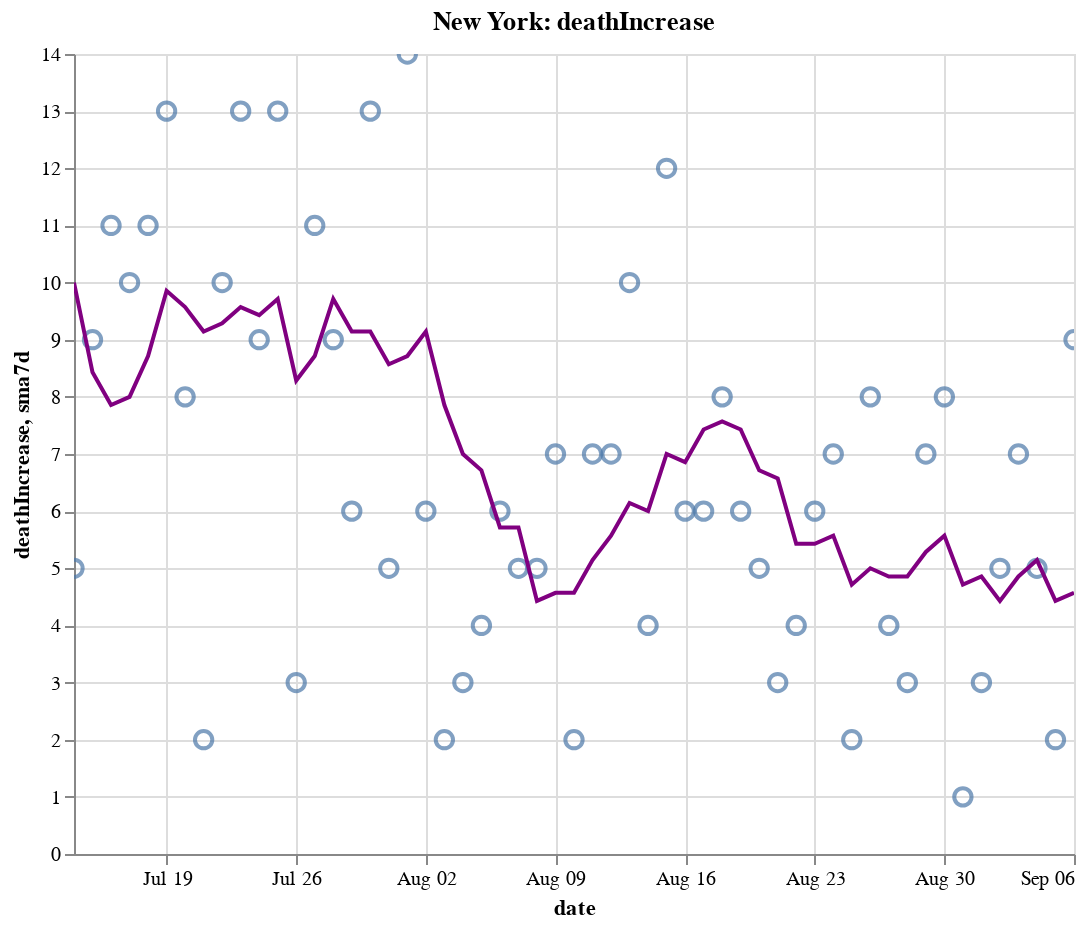

The code cell stored with this chart in its notebook:
### Code cell
create_plot(ny, 'deathIncrease')

### Figure 1 — Vega-Lite specification as saved in the notebook (floating-point values rounded to 4 significant figures)
{"config": {"view": {"continuousWidth": 400, "continuousHeight": 300}}, "layer": [{"layer": [{"mark": {"type": "point", "size": 75}, "encoding": {"tooltip": [{"type": "temporal", "field": "date"}, {"type": "quantitative", "field": "deathIncrease"}, {"type": "quantitative", "field": "sma7d"}], "x": {"type": "temporal", "field": "date"}, "y": {"type": "quantitative", "field": "deathIncrease"}}, "selection": {"selector012": {"type": "interval", "bind": "scales", "encodings": ["x", "y"]}}}, {"mark": {"type": "line", "color": "purple"}, "encoding": {"x": {"type": "temporal", "field": "date"}, "y": {"type": "quantitative", "field": "sma7d"}}}]}, {"mark": {"type": "rule", "color": "#aaa"}, "encoding": {"x": {"type": "temporal", "field": "date"}}, "transform": [{"filter": {"selection": "selector011"}}]}, {"mark": "circle", "encoding": {"opacity": {"condition": {"value": 1, "selection": "selector011"}, "value": 0}, "tooltip": [{"type": "temporal", "field": "date"}, {"type": "quantitative", "field": "deathIncrease"}, {"type": "quantitative", "field": "sma7d"}], "x": {"type": "temporal", "field": "date"}, "y": {"type": "quantitative", "field": "deathIncrease"}}, "selection": {"selector011": {"type": "single", "encodings": ["x"], "on": "mouseover", "nearest": true, "empty": "none"}}}, {"mark": {"type": "text", "align": "left", "dx": 5, "dy": -5, "stroke": "white", "strokeWidth": 2}, "encoding": {"text": {"type": "quantitative", "field": "deathIncrease"}, "tooltip": [{"type": "temporal", "field": "date"}, {"type": "quantitative", "field": "deathIncrease"}, {"type": "quantitative", "field": "sma7d"}], "x": {"type": "temporal", "field": "date"}, "y": {"type": "quantitative", "field": "deathIncrease"}}, "transform": [{"filter": {"selection": "selector011"}}]}, {"mark": {"type": "text", "align": "left", "dx": 5, "dy": -5}, "encoding": {"text": {"type": "quantitative", "field": "deathIncrease"}, "tooltip": [{"type": "temporal", "field": "date"}, {"type": "quantitative", "field": "deathIncrease"}, {"type": "quantitative", "field": "sma7d"}], "x": {"type": "temporal", "field": "date"}, "y": {"type": "quantitative", "field": "deathIncrease"}}, "transform": [{"filter": {"selection": "selector011"}}]}], "data": {"name": "data-167a39206dcbea42f4e57d4a48f3347a"}, "height": 400, "title": "New York: deathIncrease", "width": 500, "$schema": "https://vega.github.io/schema/vega-lite/v4.8.1.json", "datasets": {"data-167a39206dcbea42f4e57d4a48f3347a": [{"date": "2020-07-14T00:00:00", "totalTestResultsIncrease": 60040.0, "positiveIncrease": 912.0, "death": 24990.0, "deathIncrease": 5.0, "positiveRate": 0.015, "state": "New York", "sma7d": 10.0}, {"date": "2020-07-15T00:00:00", "totalTestResultsIncrease": 63600.0, "positiveIncrease": 831.0, "death": 25000.0, "deathIncrease": 9.0, "positiveRate": 0.013, "state": "New York", "sma7d": 8.429}, {"date": "2020-07-16T00:00:00", "totalTestResultsIncrease": 72680.0, "positiveIncrease": 769.0, "death": 25010.0, "deathIncrease": 11.0, "positiveRate": 0.011, "state": "New York", "sma7d": 7.857}, {"date": "2020-07-17T00:00:00", "totalTestResultsIncrease": 78240.0, "positiveIncrease": 776.0, "death": 25020.0, "deathIncrease": 10.0, "positiveRate": 0.01, "state": "New York", "sma7d": 8.0}, {"date": "2020-07-18T00:00:00", "totalTestResultsIncrease": 69820.0, "positiveIncrease": 754.0, "death": 25040.0, "deathIncrease": 11.0, "positiveRate": 0.011, "state": "New York", "sma7d": 8.714}, {"date": "2020-07-19T00:00:00", "totalTestResultsIncrease": 46200.0, "positiveIncrease": 502.0, "death": 25050.0, "deathIncrease": 13.0, "positiveRate": 0.011, "state": "New York", "sma7d": 9.857}, {"date": "2020-07-20T00:00:00", "totalTestResultsIncrease": 49340.0, "positiveIncrease": 519.0, "death": 25060.0, "deathIncrease": 8.0, "positiveRate": 0.011, "state": "New York", "sma7d": 9.571}, {"date": "2020-07-21T00:00:00", "totalTestResultsIncrease": 66170.0, "positiveIncrease": 855.0, "death": 25060.0, "deathIncrease": 2.0, "positiveRate": 0.013, "state": "New York", "sma7d": 9.143}, {"date": "2020-07-22T00:00:00", "totalTestResultsIncrease": 67660.0, "positiveIncrease": 705.0, "death": 25070.0, "deathIncrease": 10.0, "positiveRate": 0.01, "state": "New York", "sma7d": 9.286}, {"date": "2020-07-23T00:00:00", "totalTestResultsIncrease": 69700.0, "positiveIncrease": 811.0, "death": 25080.0, "deathIncrease": 13.0, "positiveRate": 0.012, "state": "New York", "sma7d": 9.571}, {"date": "2020-07-24T00:00:00", "totalTestResultsIncrease": 76510.0, "positiveIncrease": 753.0, "death": 25090.0, "deathIncrease": 9.0, "positiveRate": 0.01, "state": "New York", "sma7d": 9.429}, {"date": "2020-07-25T00:00:00", "totalTestResultsIncrease": 71470.0, "positiveIncrease": 750.0, "death": 25100.0, "deathIncrease": 13.0, "positiveRate": 0.01, "state": "New York", "sma7d": 9.714}, {"date": "2020-07-26T00:00:00", "totalTestResultsIncrease": 53570.0, "positiveIncrease": 536.0, "death": 25110.0, "deathIncrease": 3.0, "positiveRate": 0.01, "state": "New York", "sma7d": 8.286}, {"date": "2020-07-27T00:00:00", "totalTestResultsIncrease": 57270.0, "positiveIncrease": 608.0, "death": 25120.0, "deathIncrease": 11.0, "positiveRate": 0.011, "state": "New York", "sma7d": 8.714}, {"date": "2020-07-28T00:00:00", "totalTestResultsIncrease": 57400.0, "positiveIncrease": 534.0, "death": 25130.0, "deathIncrease": 9.0, "positiveRate": 0.009, "state": "New York", "sma7d": 9.714}, {"date": "2020-07-29T00:00:00", "totalTestResultsIncrease": 62280.0, "positiveIncrease": 715.0, "death": 25130.0, "deathIncrease": 6.0, "positiveRate": 0.011, "state": "New York", "sma7d": 9.143}, {"date": "2020-07-30T00:00:00", "totalTestResultsIncrease": 73550.0, "positiveIncrease": 777.0, "death": 25140.0, "deathIncrease": 13.0, "positiveRate": 0.011, "state": "New York", "sma7d": 9.143}, {"date": "2020-07-31T00:00:00", "totalTestResultsIncrease": 68870.0, "positiveIncrease": 644.0, "death": 25150.0, "deathIncrease": 5.0, "positiveRate": 0.009, "state": "New York", "sma7d": 8.571}, {"date": "2020-08-01T00:00:00", "totalTestResultsIncrease": 82740.0, "positiveIncrease": 753.0, "death": 25160.0, "deathIncrease": 14.0, "positiveRate": 0.009, "state": "New York", "sma7d": 8.714}, {"date": "2020-08-02T00:00:00", "totalTestResultsIncrease": 58960.0, "positiveIncrease": 531.0, "death": 25170.0, "deathIncrease": 6.0, "positiveRate": 0.009, "state": "New York", "sma7d": 9.143}, {"date": "2020-08-03T00:00:00", "totalTestResultsIncrease": 51840.0, "positiveIncrease": 545.0, "death": 25170.0, "deathIncrease": 2.0, "positiveRate": 0.011, "state": "New York", "sma7d": 7.857}, {"date": "2020-08-04T00:00:00", "totalTestResultsIncrease": 70990.0, "positiveIncrease": 746.0, "death": 25180.0, "deathIncrease": 3.0, "positiveRate": 0.011, "state": "New York", "sma7d": 7.0}, {"date": "2020-08-05T00:00:00", "totalTestResultsIncrease": 72670.0, "positiveIncrease": 636.0, "death": 25180.0, "deathIncrease": 4.0, "positiveRate": 0.009, "state": "New York", "sma7d": 6.714}, {"date": "2020-08-06T00:00:00", "totalTestResultsIncrease": 72370.0, "positiveIncrease": 703.0, "death": 25180.0, "deathIncrease": 6.0, "positiveRate": 0.01, "state": "New York", "sma7d": 5.714}, {"date": "2020-08-07T00:00:00", "totalTestResultsIncrease": 70170.0, "positiveIncrease": 714.0, "death": 25190.0, "deathIncrease": 5.0, "positiveRate": 0.01, "state": "New York", "sma7d": 5.714}, {"date": "2020-08-08T00:00:00", "totalTestResultsIncrease": 74860.0, "positiveIncrease": 703.0, "death": 25200.0, "deathIncrease": 5.0, "positiveRate": 0.009, "state": "New York", "sma7d": 4.429}, {"date": "2020-08-09T00:00:00", "totalTestResultsIncrease": 65810.0, "positiveIncrease": 515.0, "death": 25200.0, "deathIncrease": 7.0, "positiveRate": 0.008, "state": "New York", "sma7d": 4.571}, {"date": "2020-08-10T00:00:00", "totalTestResultsIncrease": 54000.0, "positiveIncrease": 476.0, "death": 25200.0, "deathIncrease": 2.0, "positiveRate": 0.009, "state": "New York", "sma7d": 4.571}, {"date": "2020-08-11T00:00:00", "totalTestResultsIncrease": 77060.0, "positiveIncrease": 667.0, "death": 25210.0, "deathIncrease": 7.0, "positiveRate": 0.009, "state": "New York", "sma7d": 5.143}, {"date": "2020-08-12T00:00:00", "totalTestResultsIncrease": 87780.0, "positiveIncrease": 700.0, "death": 25220.0, "deathIncrease": 7.0, "positiveRate": 0.008, "state": "New York", "sma7d": 5.571}, {"date": "2020-08-13T00:00:00", "totalTestResultsIncrease": 87900.0, "positiveIncrease": 737.0, "death": 25230.0, "deathIncrease": 10.0, "positiveRate": 0.008, "state": "New York", "sma7d": 6.143}, {"date": "2020-08-14T00:00:00", "totalTestResultsIncrease": 85460.0, "positiveIncrease": 727.0, "death": 25230.0, "deathIncrease": 4.0, "positiveRate": 0.009, "state": "New York", "sma7d": 6.0}, {"date": "2020-08-15T00:00:00", "totalTestResultsIncrease": 88670.0, "positiveIncrease": 734.0, "death": 25240.0, "deathIncrease": 12.0, "positiveRate": 0.008, "state": "New York", "sma7d": 7.0}, {"date": "2020-08-16T00:00:00", "totalTestResultsIncrease": 77690.0, "positiveIncrease": 607.0, "death": 25250.0, "deathIncrease": 6.0, "positiveRate": 0.008, "state": "New York", "sma7d": 6.857}, {"date": "2020-08-17T00:00:00", "totalTestResultsIncrease": 56890.0, "positiveIncrease": 408.0, "death": 25260.0, "deathIncrease": 6.0, "positiveRate": 0.007, "state": "New York", "sma7d": 7.429}, {"date": "2020-08-18T00:00:00", "totalTestResultsIncrease": 66890.0, "positiveIncrease": 655.0, "death": 25260.0, "deathIncrease": 8.0, "positiveRate": 0.01, "state": "New York", "sma7d": 7.571}, {"date": "2020-08-19T00:00:00", "totalTestResultsIncrease": 80420.0, "positiveIncrease": 631.0, "death": 25270.0, "deathIncrease": 6.0, "positiveRate": 0.008, "state": "New York", "sma7d": 7.429}, {"date": "2020-08-20T00:00:00", "totalTestResultsIncrease": 80980.0, "positiveIncrease": 601.0, "death": 25280.0, "deathIncrease": 5.0, "positiveRate": 0.007, "state": "New York", "sma7d": 6.714}, {"date": "2020-08-21T00:00:00", "totalTestResultsIncrease": 98880.0, "positiveIncrease": 709.0, "death": 25280.0, "deathIncrease": 3.0, "positiveRate": 0.007, "state": "New York", "sma7d": 6.571}, {"date": "2020-08-22T00:00:00", "totalTestResultsIncrease": 94850.0, "positiveIncrease": 653.0, "death": 25280.0, "deathIncrease": 4.0, "positiveRate": 0.007, "state": "New York", "sma7d": 5.429}, {"date": "2020-08-23T00:00:00", "totalTestResultsIncrease": 74040.0, "positiveIncrease": 572.0, "death": 25290.0, "deathIncrease": 6.0, "positiveRate": 0.008, "state": "New York", "sma7d": 5.429}, {"date": "2020-08-24T00:00:00", "totalTestResultsIncrease": 62030.0, "positiveIncrease": 408.0, "death": 25300.0, "deathIncrease": 7.0, "positiveRate": 0.007, "state": "New York", "sma7d": 5.571}, {"date": "2020-08-25T00:00:00", "totalTestResultsIncrease": 67260.0, "positiveIncrease": 629.0, "death": 25300.0, "deathIncrease": 2.0, "positiveRate": 0.009, "state": "New York", "sma7d": 4.714}, {"date": "2020-08-26T00:00:00", "totalTestResultsIncrease": 71190.0, "positiveIncrease": 566.0, "death": 25300.0, "deathIncrease": 8.0, "positiveRate": 0.008, "state": "New York", "sma7d": 5.0}, {"date": "2020-08-27T00:00:00", "totalTestResultsIncrease": 83440.0, "positiveIncrease": 791.0, "death": 25310.0, "deathIncrease": 4.0, "positiveRate": 0.009, "state": "New York", "sma7d": 4.857}, {"date": "2020-08-28T00:00:00", "totalTestResultsIncrease": 97830.0, "positiveIncrease": 636.0, "death": 25310.0, "deathIncrease": 3.0, "positiveRate": 0.007, "state": "New York", "sma7d": 4.857}, {"date": "2020-08-29T00:00:00", "totalTestResultsIncrease": 93870.0, "positiveIncrease": 635.0, "death": 25320.0, "deathIncrease": 7.0, "positiveRate": 0.007, "state": "New York", "sma7d": 5.286}, {"date": "2020-08-30T00:00:00", "totalTestResultsIncrease": 100000.0, "positiveIncrease": 698.0, "death": 25330.0, "deathIncrease": 8.0, "positiveRate": 0.007, "state": "New York", "sma7d": 5.571}, {"date": "2020-08-31T00:00:00", "totalTestResultsIncrease": 66240.0, "positiveIncrease": 656.0, "death": 25330.0, "deathIncrease": 1.0, "positiveRate": 0.01, "state": "New York", "sma7d": 4.714}, {"date": "2020-09-01T00:00:00", "totalTestResultsIncrease": 77000.0, "positiveIncrease": 754.0, "death": 25330.0, "deathIncrease": 3.0, "positiveRate": 0.01, "state": "New York", "sma7d": 4.857}, {"date": "2020-09-02T00:00:00", "totalTestResultsIncrease": 88450.0, "positiveIncrease": 708.0, "death": 25340.0, "deathIncrease": 5.0, "positiveRate": 0.008, "state": "New York", "sma7d": 4.429}, {"date": "2020-09-03T00:00:00", "totalTestResultsIncrease": 88980.0, "positiveIncrease": 889.0, "death": 25340.0, "deathIncrease": 7.0, "positiveRate": 0.01, "state": "New York", "sma7d": 4.857}, {"date": "2020-09-04T00:00:00", "totalTestResultsIncrease": 93400.0, "positiveIncrease": 864.0, "death": 25350.0, "deathIncrease": 5.0, "positiveRate": 0.009, "state": "New York", "sma7d": 5.143}, {"date": "2020-09-05T00:00:00", "totalTestResultsIncrease": 99760.0, "positiveIncrease": 801.0, "death": 25350.0, "deathIncrease": 2.0, "positiveRate": 0.008, "state": "New York", "sma7d": 4.429}, {"date": "2020-09-06T00:00:00", "totalTestResultsIncrease": 85630.0, "positiveIncrease": 729.0, "death": 25360.0, "deathIncrease": 9.0, "positiveRate": 0.009, "state": "New York", "sma7d": 4.571}]}}
